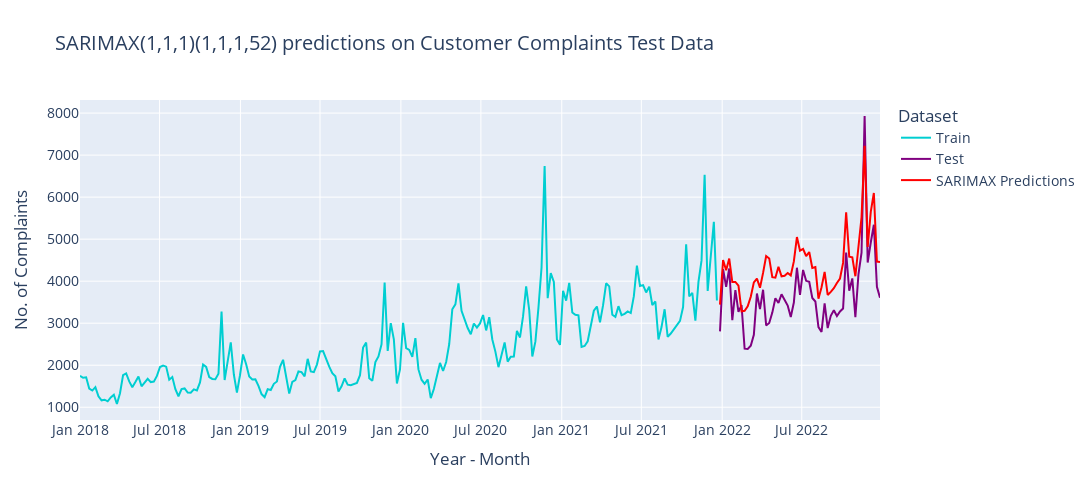

Notebook cell for this chart:
### Code cell
fig = go.Figure()
fig.add_trace(go.Scatter(x=train.index, y=train['complaints'],  mode='lines', 
                         name='Train',  line=dict(color='darkturquoise')))

fig.add_trace(go.Scatter(x=test.index, y=test['complaints'], 
                         mode='lines',  name='Test',  line=dict(color='purple')))

fig.add_trace(go.Scatter(x=test.index, y=sarimax_forecast, 
                         mode='lines',  name='SARIMAX Predictions',  line=dict(color='red')))

fig.update_layout(
    title='SARIMAX(1,1,1)(1,1,1,52) predictions on Customer Complaints Test Data', xaxis_title='Year - Month', 
    yaxis_title='No. of Complaints', legend_title='Dataset', font=dict(size=14), width=1100, height=500)
fig.show()
